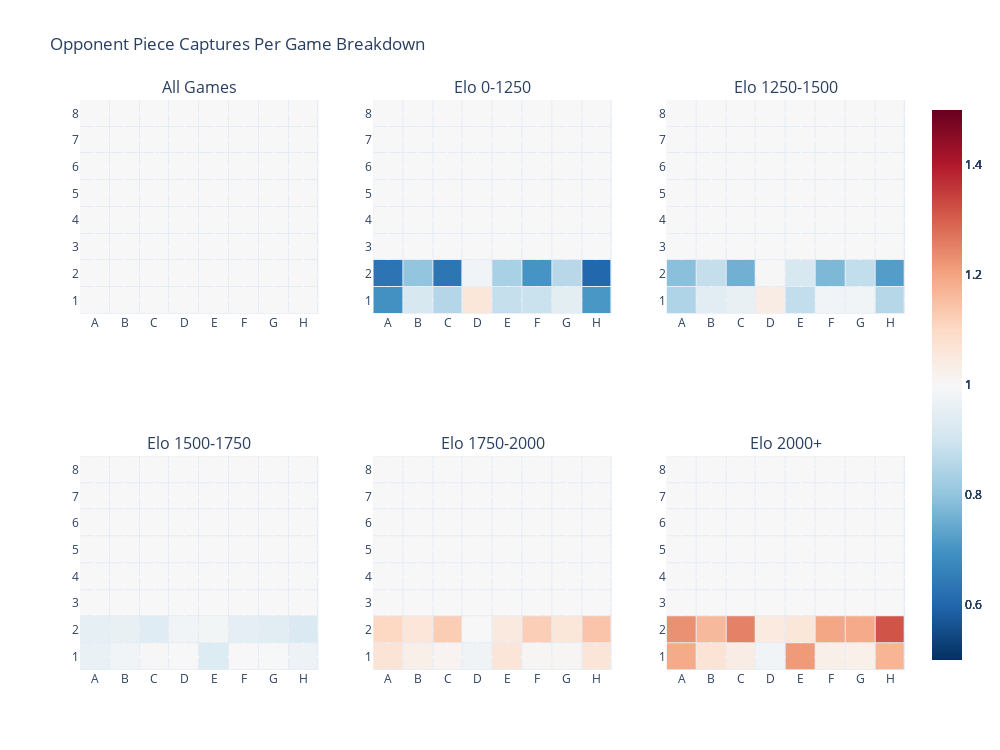

The notebook cell this image was saved under:
### Code cell
overall = pd.read_json('query results\cap_dict.txt')
twentyfive = pd.read_json('query results\cap_dict_elosum_0-2500.txt')
three = pd.read_json('query results\cap_dict_elosum_2500-3000.txt')
thirtyfive = pd.read_json('query results\cap_dict_elosum_3000-3500.txt')
four = pd.read_json('query results\cap_dict_elosum_3500-4000.txt')
ten = pd.read_json('query results\cap_dict_elosum_4000-10000.txt')

overall = generate_captures_heatmap(overall, w_filter)
twentyfive = generate_captures_heatmap(twentyfive, w_filter)
three = generate_captures_heatmap(three, w_filter)
thirtyfive = generate_captures_heatmap(thirtyfive, w_filter)
four = generate_captures_heatmap(four, w_filter)
ten = generate_captures_heatmap(ten, w_filter)


row1 = [overall, twentyfive, three]
row2 = [thirtyfive, four, ten]

fig = make_subplots(rows=2, cols=3, 
                   subplot_titles=('All Games', 'Elo 0-1250', 'Elo 1250-1500', 'Elo 1500-1750', 'Elo 1750-2000', 'Elo 2000+'))


avg = list(overall['z'])
for trace in row1 + row2:
    trace['z']= tuple(np.divide(np.array(list(trace['z'])),np.array(avg), where=np.array(avg)!=0).tolist())

fig.add_traces(row1, rows=1, cols=[1,2,3])
fig.add_traces(row2, rows=2, cols=[1,2,3])

fig.update_traces(zmin=0.5, zmax=1.5, colorscale='RdBu', reversescale=True)
fig.update_layout(height=750, width = 1000, title_text='Opponent Piece Captures Per Game Breakdown')

### Figure 1 — Plotly figure (JSON) as saved in the notebook; plotly's stock layout.template omitted (floating-point values rounded to 4 significant figures)
{"data": [{"colorscale": [[0, "rgb(103,0,31)"], [0.1, "rgb(178,24,43)"], [0.2, "rgb(214,96,77)"], [0.3, "rgb(244,165,130)"], [0.4, "rgb(253,219,199)"], [0.5, "rgb(247,247,247)"], [0.6, "rgb(209,229,240)"], [0.7, "rgb(146,197,222)"], [0.8, "rgb(67,147,195)"], [0.9, "rgb(33,102,172)"], [1, "rgb(5,48,97)"]], "reversescale": true, "type": "heatmap", "x": ["A", "B", "C", "D", "E", "F", "G", "H"], "xaxis": "x", "xgap": 1, "y": ["1", "2", "3", "4", "5", "6", "7", "8"], "yaxis": "y", "ygap": 1, "z": [[1, 1, 1, 1, 1, 1, 1, 1], [1, 1, 1, 1, 1, 1, 1, 1], [1, 1, 1, 1, 1, 1, 1, 1], [1, 1, 1, 1, 1, 1, 1, 1], [1, 1, 1, 1, 1, 1, 1, 1], [1, 1, 1, 1, 1, 1, 1, 1], [1, 1, 1, 1, 1, 1, 1, 1], [1, 1, 1, 1, 1, 1, 1, 1]], "zmax": 1.5, "zmin": 0.5}, {"colorscale": [[0, "rgb(103,0,31)"], [0.1, "rgb(178,24,43)"], [0.2, "rgb(214,96,77)"], [0.3, "rgb(244,165,130)"], [0.4, "rgb(253,219,199)"], [0.5, "rgb(247,247,247)"], [0.6, "rgb(209,229,240)"], [0.7, "rgb(146,197,222)"], [0.8, "rgb(67,147,195)"], [0.9, "rgb(33,102,172)"], [1, "rgb(5,48,97)"]], "reversescale": true, "type": "heatmap", "x": ["A", "B", "C", "D", "E", "F", "G", "H"], "xaxis": "x2", "xgap": 1, "y": ["1", "2", "3", "4", "5", "6", "7", "8"], "yaxis": "y2", "ygap": 1, "z": [[0.6959, 0.9171, 0.8542, 1.061, 0.8825, 0.8894, 0.9475, 0.7078], [0.6319, 0.8018, 0.6365, 0.9816, 0.8363, 0.7023, 0.8597, 0.6037], [1, 1, 1, 1, 1, 1, 1, 1], [1, 1, 1, 1, 1, 1, 1, 1], [1, 1, 1, 1, 1, 1, 1, 1], [1, 1, 1, 1, 1, 1, 1, 1], [1, 1, 1, 1, 1, 1, 1, 1], [1, 1, 1, 1, 1, 1, 1, 1]], "zmax": 1.5, "zmin": 0.5}, {"colorscale": [[0, "rgb(103,0,31)"], [0.1, "rgb(178,24,43)"], [0.2, "rgb(214,96,77)"], [0.3, "rgb(244,165,130)"], [0.4, "rgb(253,219,199)"], [0.5, "rgb(247,247,247)"], [0.6, "rgb(209,229,240)"], [0.7, "rgb(146,197,222)"], [0.8, "rgb(67,147,195)"], [0.9, "rgb(33,102,172)"], [1, "rgb(5,48,97)"]], "reversescale": true, "type": "heatmap", "x": ["A", "B", "C", "D", "E", "F", "G", "H"], "xaxis": "x3", "xgap": 1, "y": ["1", "2", "3", "4", "5", "6", "7", "8"], "yaxis": "y3", "ygap": 1, "z": [[0.8472, 0.946, 0.9611, 1.039, 0.8766, 0.9849, 0.9815, 0.8571], [0.7893, 0.8788, 0.7588, 0.9961, 0.9147, 0.7744, 0.8763, 0.72], [1, 1, 1, 1, 1, 1, 1, 1], [1, 1, 1, 1, 1, 1, 1, 1], [1, 1, 1, 1, 1, 1, 1, 1], [1, 1, 1, 1, 1, 1, 1, 1], [1, 1, 1, 1, 1, 1, 1, 1], [1, 1, 1, 1, 1, 1, 1, 1]], "zmax": 1.5, "zmin": 0.5}, {"colorscale": [[0, "rgb(103,0,31)"], [0.1, "rgb(178,24,43)"], [0.2, "rgb(214,96,77)"], [0.3, "rgb(244,165,130)"], [0.4, "rgb(253,219,199)"], [0.5, "rgb(247,247,247)"], [0.6, "rgb(209,229,240)"], [0.7, "rgb(146,197,222)"], [0.8, "rgb(67,147,195)"], [0.9, "rgb(33,102,172)"], [1, "rgb(5,48,97)"]], "reversescale": true, "type": "heatmap", "x": ["A", "B", "C", "D", "E", "F", "G", "H"], "xaxis": "x4", "xgap": 1, "y": ["1", "2", "3", "4", "5", "6", "7", "8"], "yaxis": "y4", "ygap": 1, "z": [[0.9655, 0.9821, 1.002, 1.0, 0.9321, 0.9993, 0.9973, 0.9712], [0.9537, 0.9592, 0.9408, 0.9854, 0.9875, 0.952, 0.9453, 0.9234], [1, 1, 1, 1, 1, 1, 1, 1], [1, 1, 1, 1, 1, 1, 1, 1], [1, 1, 1, 1, 1, 1, 1, 1], [1, 1, 1, 1, 1, 1, 1, 1], [1, 1, 1, 1, 1, 1, 1, 1], [1, 1, 1, 1, 1, 1, 1, 1]], "zmax": 1.5, "zmin": 0.5}, {"colorscale": [[0, "rgb(103,0,31)"], [0.1, "rgb(178,24,43)"], [0.2, "rgb(214,96,77)"], [0.3, "rgb(244,165,130)"], [0.4, "rgb(253,219,199)"], [0.5, "rgb(247,247,247)"], [0.6, "rgb(209,229,240)"], [0.7, "rgb(146,197,222)"], [0.8, "rgb(67,147,195)"], [0.9, "rgb(33,102,172)"], [1, "rgb(5,48,97)"]], "reversescale": true, "type": "heatmap", "x": ["A", "B", "C", "D", "E", "F", "G", "H"], "xaxis": "x5", "xgap": 1, "y": ["1", "2", "3", "4", "5", "6", "7", "8"], "yaxis": "y5", "ygap": 1, "z": [[1.07, 1.029, 1.015, 0.9804, 1.063, 1.007, 1.007, 1.065], [1.104, 1.061, 1.126, 0.9996, 1.051, 1.123, 1.061, 1.142], [1, 1, 1, 1, 1, 1, 1, 1], [1, 1, 1, 1, 1, 1, 1, 1], [1, 1, 1, 1, 1, 1, 1, 1], [1, 1, 1, 1, 1, 1, 1, 1], [1, 1, 1, 1, 1, 1, 1, 1], [1, 1, 1, 1, 1, 1, 1, 1]], "zmax": 1.5, "zmin": 0.5}, {"colorscale": [[0, "rgb(103,0,31)"], [0.1, "rgb(178,24,43)"], [0.2, "rgb(214,96,77)"], [0.3, "rgb(244,165,130)"], [0.4, "rgb(253,219,199)"], [0.5, "rgb(247,247,247)"], [0.6, "rgb(209,229,240)"], [0.7, "rgb(146,197,222)"], [0.8, "rgb(67,147,195)"], [0.9, "rgb(33,102,172)"], [1, "rgb(5,48,97)"]], "reversescale": true, "type": "heatmap", "x": ["A", "B", "C", "D", "E", "F", "G", "H"], "xaxis": "x6", "xgap": 1, "y": ["1", "2", "3", "4", "5", "6", "7", "8"], "yaxis": "y6", "ygap": 1, "z": [[1.189, 1.068, 1.04, 0.9817, 1.215, 1.028, 1.026, 1.171], [1.228, 1.162, 1.252, 1.048, 1.06, 1.195, 1.19, 1.316], [1, 1, 1, 1, 1, 1, 1, 1], [1, 1, 1, 1, 1, 1, 1, 1], [1, 1, 1, 1, 1, 1, 1, 1], [1, 1, 1, 1, 1, 1, 1, 1], [1, 1, 1, 1, 1, 1, 1, 1], [1, 1, 1, 1, 1, 1, 1, 1]], "zmax": 1.5, "zmin": 0.5}], "layout": {"annotations": [{"font": {"size": 16}, "showarrow": false, "text": "All Games", "x": 0.1444, "xanchor": "center", "xref": "paper", "y": 1, "yanchor": "bottom", "yref": "paper"}, {"font": {"size": 16}, "showarrow": false, "text": "Elo 0-1250", "x": 0.5, "xanchor": "center", "xref": "paper", "y": 1, "yanchor": "bottom", "yref": "paper"}, {"font": {"size": 16}, "showarrow": false, "text": "Elo 1250-1500", "x": 0.8556, "xanchor": "center", "xref": "paper", "y": 1, "yanchor": "bottom", "yref": "paper"}, {"font": {"size": 16}, "showarrow": false, "text": "Elo 1500-1750", "x": 0.1444, "xanchor": "center", "xref": "paper", "y": 0.375, "yanchor": "bottom", "yref": "paper"}, {"font": {"size": 16}, "showarrow": false, "text": "Elo 1750-2000", "x": 0.5, "xanchor": "center", "xref": "paper", "y": 0.375, "yanchor": "bottom", "yref": "paper"}, {"font": {"size": 16}, "showarrow": false, "text": "Elo 2000+", "x": 0.8556, "xanchor": "center", "xref": "paper", "y": 0.375, "yanchor": "bottom", "yref": "paper"}], "height": 750, "title": {"text": "Opponent Piece Captures Per Game Breakdown"}, "width": 1000, "xaxis": {"anchor": "y", "domain": [0, 0.2889]}, "xaxis2": {"anchor": "y2", "domain": [0.3556, 0.6444]}, "xaxis3": {"anchor": "y3", "domain": [0.7111, 1]}, "xaxis4": {"anchor": "y4", "domain": [0, 0.2889]}, "xaxis5": {"anchor": "y5", "domain": [0.3556, 0.6444]}, "xaxis6": {"anchor": "y6", "domain": [0.7111, 1]}, "yaxis": {"anchor": "x", "domain": [0.625, 1]}, "yaxis2": {"anchor": "x2", "domain": [0.625, 1]}, "yaxis3": {"anchor": "x3", "domain": [0.625, 1]}, "yaxis4": {"anchor": "x4", "domain": [0, 0.375]}, "yaxis5": {"anchor": "x5", "domain": [0, 0.375]}, "yaxis6": {"anchor": "x6", "domain": [0, 0.375]}}}
